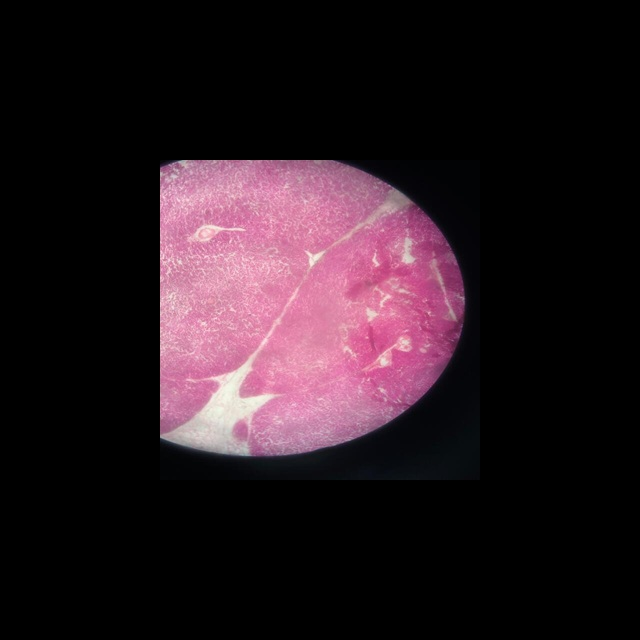
#> input picture Physics Projects/Fourier-Optics-Magnification-main/image1.jpg, 640 x 640 px, given in place of image15.jpg, which was not available
$ python 'main(interactive).py'
#> lines starting #> are read from the running program, lines starting #| are printed output that depends on the picture; after the words box and inside, x2 and y2 are one past the last pixel; in counts of white or black regions, pixels touching at a corner belong together; pictures that were not available may be replaced by others from this repository, and a replacement may not be noted
import cv2
import numpy as np
from numpy.fft import fftshift, ifftshift, fft2, ifft2
import matplotlib.pyplot as plt
from matplotlib.widgets import Slider


# Filters
def mean_filter(image, grid=(3, 3)):
    return cv2.blur(np.abs(image), grid)


def median_filter(image, grid=3):
    return cv2.medianBlur(np.abs(image).astype('float32'), grid)


def gaussian_filter(image, grid=(5, 5), stdv=50):
    return cv2.GaussianBlur(np.abs(image), grid, stdv)


def four_f_magnification(img, p, N, ld, f1, f2):
    # Loading image
    img = cv2.imread(img + '.jpg', 0)
    g1 = cv2.resize(img, (N, N))

    # pixel dimensions
    dx, dy = p, p

    # Spatial dimensions
    Lx, Ly = N * dx, N * dy

    # Image Grid
    m, n = np.meshgrid(np.arange(-N / 2, N / 2), np.arange(-N / 2, N / 2))
    x, y = m * dx, n * dy

    # Frequency Grid (Fixed)
    fx, fy = np.arange(-N / 2, N / 2) / Lx, np.arange(-N / 2, N / 2) / Ly
    fx, fy = np.meshgrid(fx, fy)

    # Wavelength and Propagation Constant
    k = 2 * np.pi / ld

    # ASM Propagation: g1 to g2 (distance f1)
    alpha = np.sqrt(k ** 2 - 4 * np.pi ** 2 * (fx ** 2 + fy ** 2) + 0j)
    G1 = fftshift(fft2(ifftshift(g1)))
    H = np.exp(1j * alpha * f1)
    G2 = G1 * H
    g2 = fftshift(ifft2(ifftshift(G2)))

    # Lens 1: Applying Transmittance
    lens_transmittance = np.exp(-1j * np.pi * (x ** 2 + y ** 2) / (ld * f1))
    g3 = g2 * lens_transmittance

    # ASM Propagation: g3 to g4 (distance f1)
    G3 = fftshift(fft2(ifftshift(g3)))
    H = np.exp(1j * alpha * f1)
    G4 = G3 * H
    g4 = fftshift(ifft2(ifftshift(G4)))  # Fourier Transform of g1

    # ASM Propagation: g4 to g5 (distance f2)
    G4 = fftshift(fft2(ifftshift(g4)))
    H = np.exp(1j * alpha * f2)
    G5 = G4 * H
    g5 = fftshift(ifft2(ifftshift(G5)))

    # Lens 2: Applying Transmittance
    lens_transmittance = np.exp(-1j * np.pi * (x ** 2 + y ** 2) / (ld * f2))
    g6 = g5 * lens_transmittance

    # ASM Propagation: g6 to g7 (distance f2)
    G6 = fftshift(fft2(ifftshift(g6)))
    H = np.exp(1j * alpha * f2)
    G7 = G6 * H
    g7 = fftshift(ifft2(ifftshift(G7)))  # Final output

    # Apply filters
    if filter == 'gaussian':
        g7 = gaussian_filter(g7)
    elif filter == 'mean':
        g7 = mean_filter(g7)
    elif filter == 'median':
        g7 = median_filter(g7)
    else:
        pass

    return np.abs(g1), np.fliplr(np.flipud(np.abs(g7)))

def fresnel_magnification(img, p, N, ld, b, z):
    # Loading image
    img = cv2.imread(img + '.jpg', 0)
    g1 = cv2.resize(img, (N, N))

    # Pixel dimensions
    dx, dy = p, p

    # Spatial dimensions
    Lx, Ly = N * dx, N * dy

    # Image Grid
    m, n = np.meshgrid(np.arange(-N / 2, N / 2), np.arange(-N / 2, N / 2))
    x, y = m * dx, n * dy

    # Frequency Grid (Fixed)
    fx, fy = np.arange(-N / 2, N / 2) / Lx, np.arange(-N / 2, N / 2) / Ly
    fx, fy = np.meshgrid(fx, fy)

    # Wavelength and Propagation Constant
    k = 2 * np.pi / ld

    # Beta factor adjustment
    b = b * 1e+10

    # Applying Illumination function
    u_inp = np.exp(1j * b * (x ** 2 + y ** 2))
    g1 = u_inp * g1

    # ASM Propagation: g1 to g2
    alpha = np.sqrt(k ** 2 - 4 * np.pi ** 2 * (fx ** 2 + fy ** 2) + 0j)
    G1 = fftshift(fft2(ifftshift(g1)))
    H = np.exp(1j * alpha * z)
    G2 = G1 * H
    g2 = fftshift(ifft2(ifftshift(G2)))

    # Apply filters
    if filter == 'gaussian':
        g2 = gaussian_filter(g2)
    elif filter == 'mean':
        g2 = mean_filter(g2)
    elif filter =='median':
        g2 = median_filter(g2)
    else:
        pass

    return np.abs(g1), np.abs(g2)


def plot_four_f_magnification(img):

    fig, ax = plt.subplots(1, 2, figsize=(10, 6))
    plt.subplots_adjust(bottom=0.4)

    # Compute initial images
    original, magnified = four_f_magnification(img, pixel_init, N_init, wavelength_init, focal_length1_init, focal_length2_init)

    # Display images
    img1_display = ax[0].imshow(original, cmap='gray')
    ax[0].set_title("Original Image")

    img2_display = ax[1].imshow(magnified, cmap='gray')
    ax[1].set_title("Magnified Image")

    # Create sliders
    slider_axes = [
        plt.axes([0.2, 0.3, 0.65, 0.03]),  # Focal Length 1
        plt.axes([0.2, 0.25, 0.65, 0.03]),  # Focal Length 2
        plt.axes([0.2, 0.2, 0.65, 0.03]),  # N
        plt.axes([0.2, 0.15, 0.65, 0.03]),  # Pixel size
        plt.axes([0.2, 0.1, 0.65, 0.03])   # Wavelength
    ]

    slider_f1 = Slider(slider_axes[0], 'Focal Length 1', min(f_range), max(f_range), valinit=focal_length1_init, valstep=f_range)
    slider_f2 = Slider(slider_axes[1], 'Focal Length 2', min(f_range), max(f_range), valinit=focal_length2_init, valstep=f_range)
    slider_N = Slider(slider_axes[2], 'N', min(N_range), max(N_range), valinit=N_init, valstep=N_range)
    slider_p = Slider(slider_axes[3], 'Pixel Size', min(pixel_range), max(pixel_range), valinit=pixel_init, valstep=pixel_range)
    slider_ld = Slider(slider_axes[4], 'Wavelength', min(wavelength_range), max(wavelength_range), valinit=wavelength_init, valstep=wavelength_range)

    # Update function
    def update(val):
        f1 = slider_f1.val
        f2 = slider_f2.val
        N = slider_N.val
        p = slider_p.val
        ld = slider_ld.val

        _, magnified = four_f_magnification(img, p, int(N), ld, f1, f2)
        img2_display.set_data(magnified)
        fig.canvas.draw_idle()

    # Connect sliders
    slider_f1.on_changed(update)
    slider_f2.on_changed(update)
    slider_N.on_changed(update)
    slider_p.on_changed(update)
    slider_ld.on_changed(update)

    plt.show()


def plot_fresnel_magnification(img):
    fig, ax = plt.subplots(1, 2, figsize=(10, 6))
    plt.subplots_adjust(bottom=0.4)

    original, magnified = fresnel_magnification(img, pixel_init, N_init, wavelength_init, beta_init, z_init)
#> in fresnel_magnification, `img = cv2.imread(img + '.jpg', 0)`:
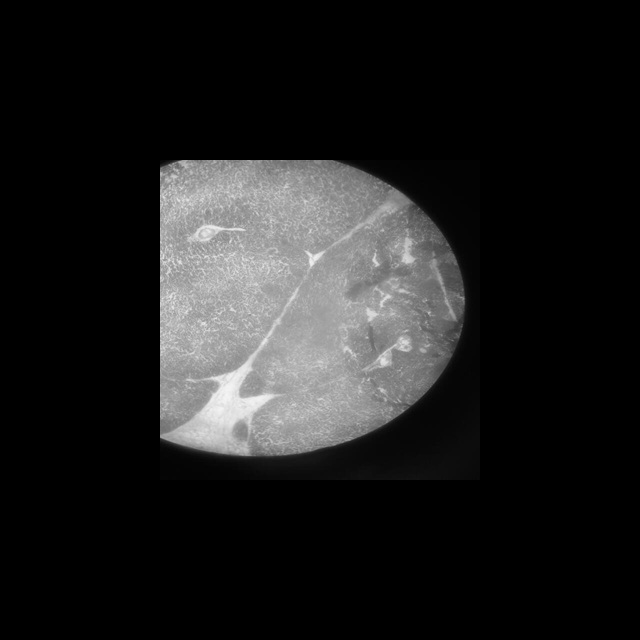
#> img: shape (640, 640); min 0, max 245, mean 30.5

    img1_display = ax[0].imshow(original, cmap='gray')
    ax[0].set_title("Original Image")

    img2_display = ax[1].imshow(magnified, cmap='gray')
    ax[1].set_title("Magnified Image")

    slider_axes = [
        plt.axes([0.2, 0.3, 0.65, 0.03]),  # Beta
        plt.axes([0.2, 0.25, 0.65, 0.03]),  # z
        plt.axes([0.2, 0.2, 0.65, 0.03]),  # N
        plt.axes([0.2, 0.15, 0.65, 0.03]),  # Pixel size
        plt.axes([0.2, 0.1, 0.65, 0.03])  # Wavelength
    ]

    slider_beta = Slider(slider_axes[0], 'Beta', min(beta_range), max(beta_range), valinit=beta_init)
    slider_z = Slider(slider_axes[1], 'z', 10e-6, 100e-5, valinit=z_init)
    slider_N = Slider(slider_axes[2], 'N', min(N_range), max(N_range), valinit=N_init, valstep=N_range)
    slider_p = Slider(slider_axes[3], 'Pixel Size', min(pixel_range), max(pixel_range), valinit=pixel_init,
                      valstep=pixel_range)
    slider_ld = Slider(slider_axes[4], 'Wavelength', min(wavelength_range), max(wavelength_range),
                       valinit=wavelength_init, valstep=wavelength_range)

    def update(val):
        b = slider_beta.val
        z = slider_z.val
        N = int(slider_N.val)
        p = slider_p.val
        ld = slider_ld.val

        _, magnified = fresnel_magnification(img, p, N, ld, b, z)
        img2_display.set_data(magnified)
        fig.canvas.draw_idle()

    slider_beta.on_changed(update)
    slider_z.on_changed(update)
    slider_N.on_changed(update)
    slider_p.on_changed(update)
    slider_ld.on_changed(update)

    plt.show()
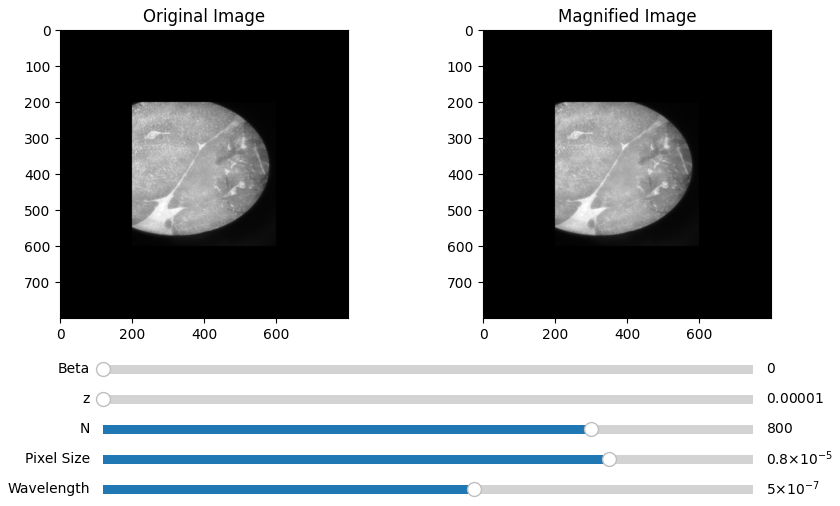
#> figure drawn by matplotlib, 7 panels


pixel_init, N_init, wavelength_init, focal_length1_init, focal_length2_init = 8e-6, 800, 500e-9, 12e-2, 12e-2
z_init = 10e-6
beta_init = 0.

beta_range = np.linspace(0., 10., 100)
pixel_range = [i * 1e-6 for i in range(1, 11)]
N_range = [200 + i * 100 for i in range(0, 9)]
wavelength_range = [100 * i * 1e-9 for i in range(1, 9)]
f_range = [i * 1e-2 for i in range(1, 49)]
filter = 'median'
plot_fresnel_magnification('image15')
plot_four_f_magnification('image15')
#> call 2 of median_filter, with image = array of shape (800, 800), grid = 3
#> in median_filter (call 2), `return cv2.medianBlur(np.abs(image).astype('float32'), grid)`:
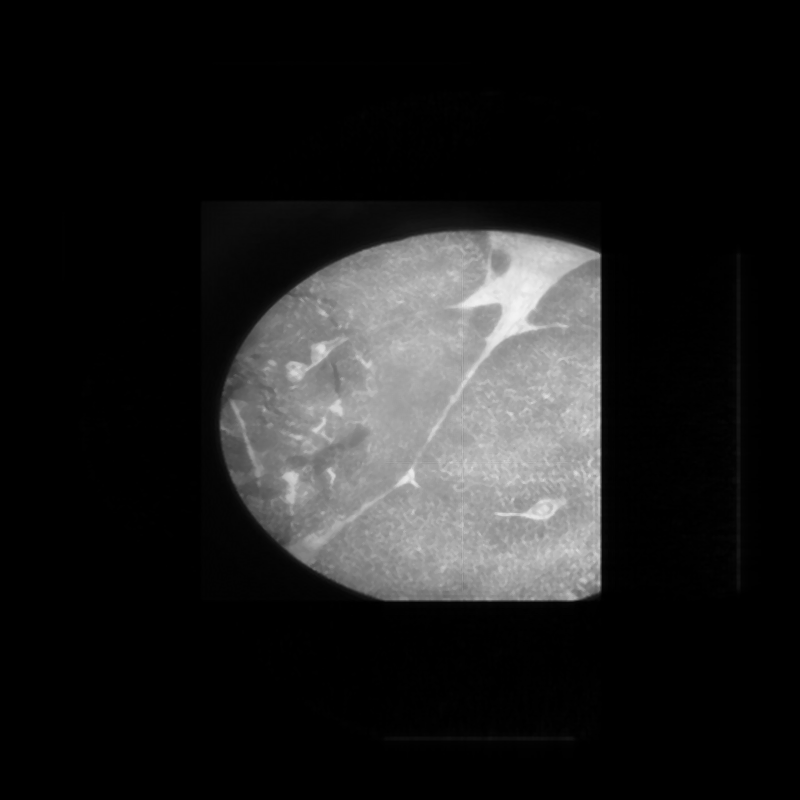
#> returned value: shape (800, 800) float32; min 5.46e-05, max 242.9, mean 30.9
#> in plot_four_f_magnification, `plt.show()`:
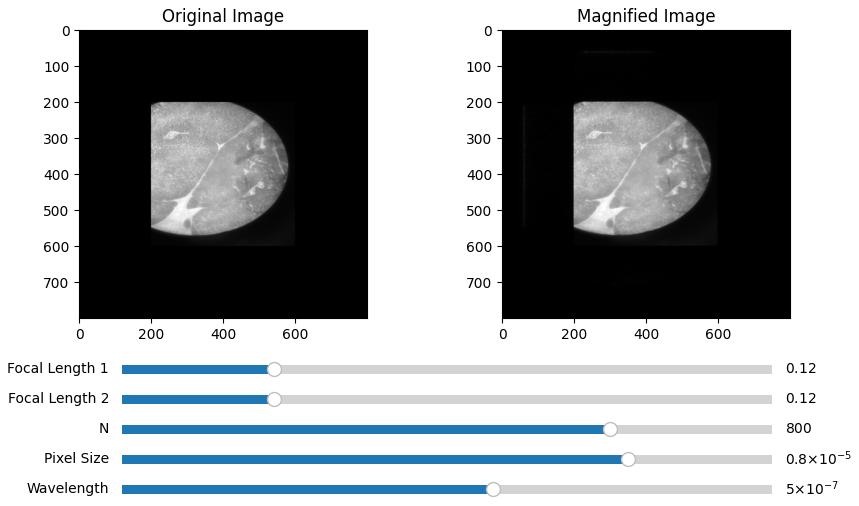
#> figure drawn by matplotlib, 7 panels

$ run again, on Physics Projects/Fourier-Optics-Magnification-main/image15.jpg
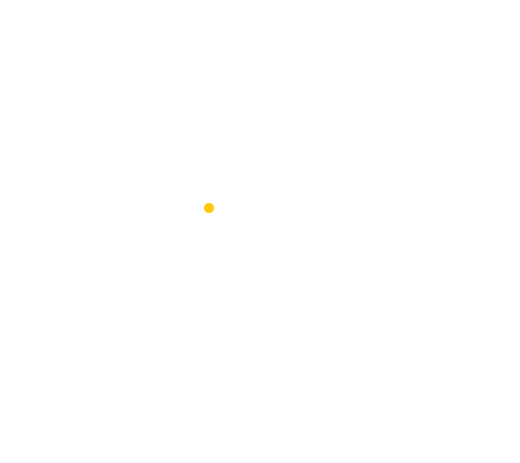
#> input picture Physics Projects/Fourier-Optics-Magnification-main/image15.jpg, 520 x 463 px
#> img: shape (463, 520); values 209 (black) and 255 (white), 100% white; 1 black region, box (x1, y1, x2, y2) and area: (204, 203, 214, 213) 80
#> in median_filter, `return cv2.medianBlur(np.abs(image).astype('float32'), grid)`:
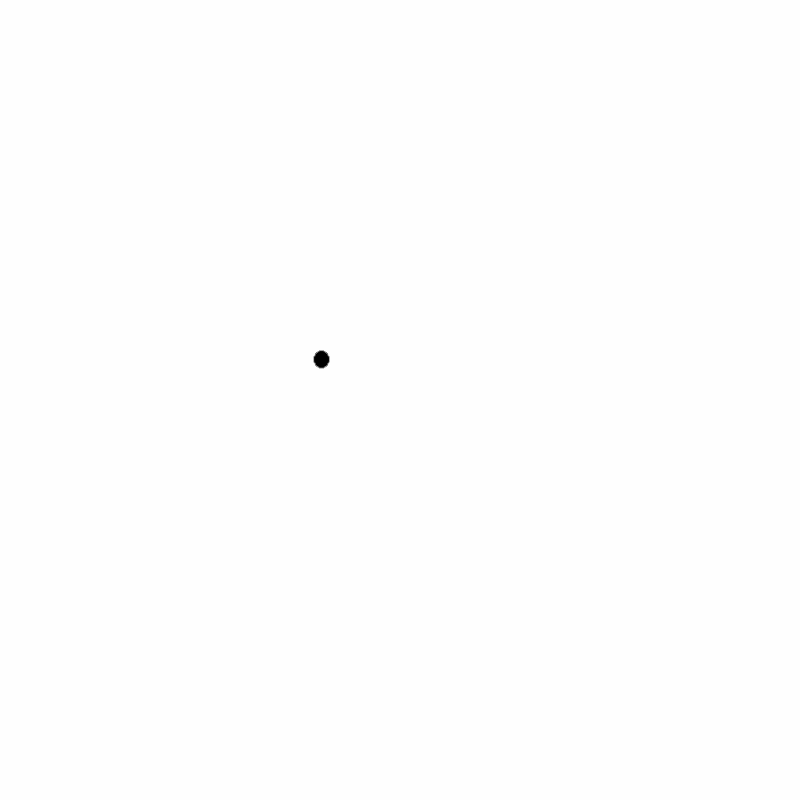
#> returned value: shape (800, 800) float32; min 209, max 255, mean 255; drawn with min black and max white
#> in plot_four_f_magnification, `original, magnified = four_f_magnification(img, pixel_init, N_init, wa..`:
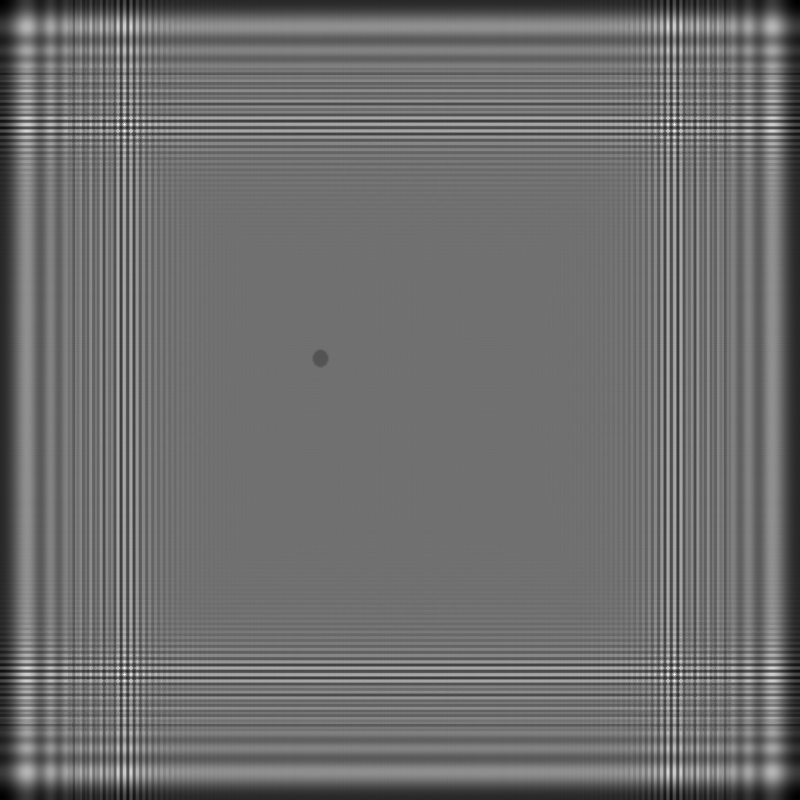
#> magnified: shape (800, 800) float32; min 75.79, max 482.1, mean 251.8; drawn with min black and max white
